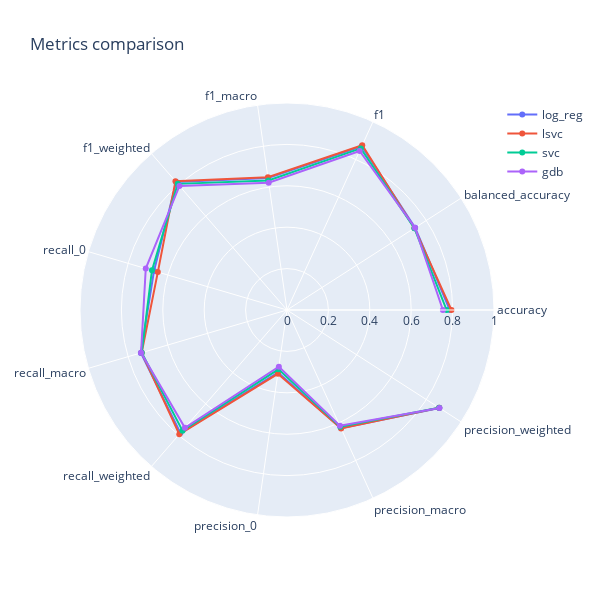

Notebook source saved alongside this figure:
### Code cell
# top 4 models
top4 = ["log_reg", "svc", "lsvc", "gdb"]
top4_data = data[data["model"].isin(top4)]
plot_radar_mult(top4_data)

### Figure 1 — Plotly figure (JSON) as saved in the notebook; plotly's stock layout.template omitted (floating-point values rounded to 4 significant figures)
{"data": [{"name": "log_reg", "r": [0.7866, 0.7357, 0.8693, 0.6443, 0.8175, 0.6696, 0.7357, 0.7866, 0.3052, 0.6272, 0.8751], "theta": ["accuracy", "balanced_accuracy", "f1", "f1_macro", "f1_weighted", "recall_0", "recall_macro", "recall_weighted", "precision_0", "precision_macro", "precision_weighted"], "type": "scatterpolar"}, {"name": "lsvc", "r": [0.7945, 0.7318, 0.8751, 0.6482, 0.8229, 0.6504, 0.7318, 0.7945, 0.3116, 0.6293, 0.874], "theta": ["accuracy", "balanced_accuracy", "f1", "f1_macro", "f1_weighted", "recall_0", "recall_macro", "recall_weighted", "precision_0", "precision_macro", "precision_weighted"], "type": "scatterpolar"}, {"name": "svc", "r": [0.7711, 0.7315, 0.8583, 0.6321, 0.8062, 0.68, 0.7315, 0.7711, 0.2894, 0.6195, 0.8736], "theta": ["accuracy", "balanced_accuracy", "f1", "f1_macro", "f1_weighted", "recall_0", "recall_macro", "recall_weighted", "precision_0", "precision_macro", "precision_weighted"], "type": "scatterpolar"}, {"name": "gdb", "r": [0.7531, 0.7348, 0.8446, 0.6216, 0.7933, 0.7111, 0.7348, 0.7531, 0.2768, 0.6148, 0.8751], "theta": ["accuracy", "balanced_accuracy", "f1", "f1_macro", "f1_weighted", "recall_0", "recall_macro", "recall_weighted", "precision_0", "precision_macro", "precision_weighted"], "type": "scatterpolar"}], "layout": {"height": 600, "polar": {"radialaxis": {"range": [0, 1], "visible": true}}, "showlegend": true, "title": {"text": "Metrics comparison"}, "width": 600}}
